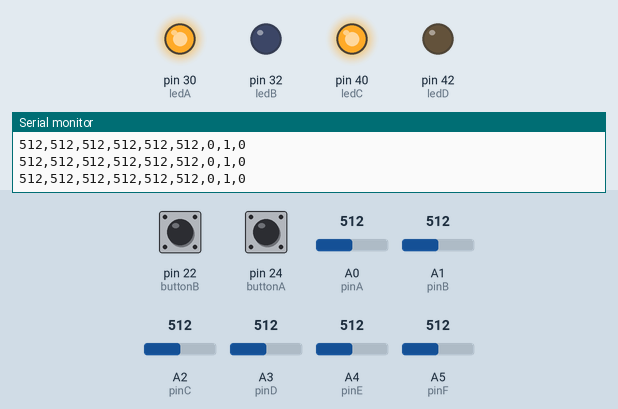
Recording of a sketch running on a simulated Arduino Mega 2560, built with avr-gcc and run on an emulated ATmega2560. Parts: output pins drawn as LEDs (lit = HIGH), the last lines printed to the serial monitor. Inputs (shaded band) come from the test bench; at power-on: pin 22 (buttonB) LOW, A0 (pinA) = 512, A1 (pinB) = 512, pin 24 (buttonA) LOW, A2 (pinC) = 512, A3 (pinD) = 512, A4 (pinE) = 512, A5 (pinF) = 512.

Above: at 1.2 s.
1.3 s: pin 22 (buttonB) pulled HIGH for 0.15 s
At 2.3 s:
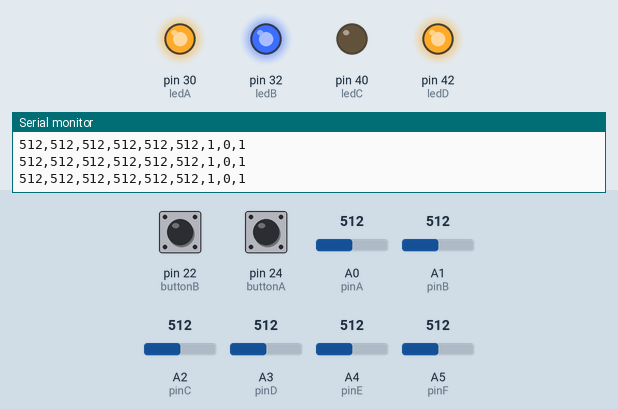
2.9 s: A0 (pinA) set to 111
4.4 s: A0 (pinA) set to 90
7.4 s: A1 (pinB) set to 107
10.4 s: A1 (pinB) set to 95
13.4 s: pin 24 (buttonA) pulled HIGH for 0.15 s
At 13.9 s:
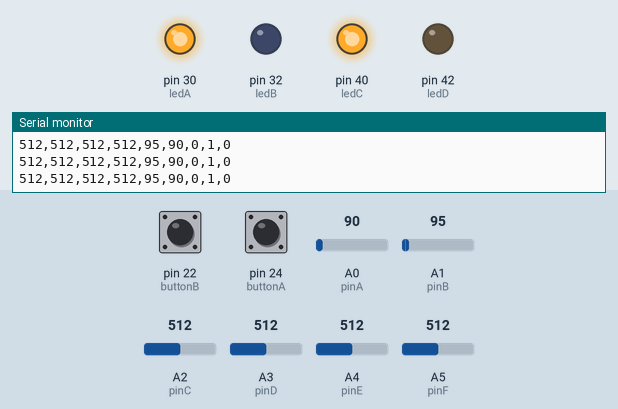
Timing chart, 0 to 16.0 s (numbered marks = the images above; inputs shaded):
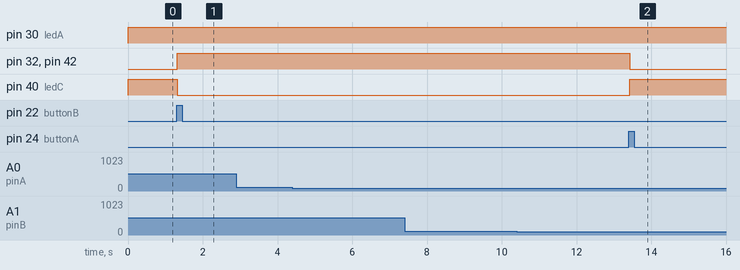

Measured:
- after the input at 1.3 s, pin 32 (ledB), pin 42 (ledD): LOW → HIGH at once; pin 40 (ledC): HIGH → LOW at once
- after the input at 13.4 s, pin 32 (ledB), pin 42 (ledD): HIGH → LOW at once; pin 40 (ledC): LOW → HIGH at once

The sketch:

Controller.ino
```cpp
int pinA = A0;
int pinB = A1;
int pinC = A2;
int pinD = A3;
int pinE = A4;
int pinF = A5;

int buttonA = 24;
int buttonB = 22;

int ledA = 30;
int ledB = 32;

int ledC = 40;
int ledD = 42;

int buttonAPrev;
int buttonBPrev;

boolean brushA = true;
boolean brushB;
boolean modeB;

void setup() {

  pinMode(buttonA, INPUT);
  pinMode(buttonB, INPUT);

  pinMode(ledA, OUTPUT);
  pinMode(ledB, OUTPUT);
  pinMode(ledC, OUTPUT);
  pinMode(ledD, OUTPUT);

  buttonAPrev = 0;
  buttonBPrev = 0;

  Serial.begin(9600);
}

void loop() {

  if (digitalRead(buttonA) > 0) {
    brushA = true;
    brushB = false;
    modeB = false;
  }

  if (digitalRead(buttonB) > 0) {
    modeB = true;
    brushA = false;
    brushB = true;
  }

  if (modeB) {
    digitalWrite(ledB, HIGH);
  } else {
    digitalWrite(ledB, LOW);
  }

  if (brushA) {
    digitalWrite(ledC, HIGH);
  } else {
    digitalWrite(ledC, LOW);
  }

  if (brushB) {
    digitalWrite(ledD, HIGH);
  } else {
    digitalWrite(ledD, LOW);
  }

  digitalWrite(ledA, HIGH);

  buttonAPrev = digitalRead(buttonA);
  buttonBPrev = digitalRead(buttonB);

  //Serial.println("a");
  Serial.print(analogRead(pinF));
  Serial.print(",");
  Serial.print(analogRead(pinE));
  Serial.print(",");
  Serial.print(analogRead(pinD));
  Serial.print(",");
  Serial.print(analogRead(pinC));
  Serial.print(",");
  Serial.print(analogRead(pinB));
  Serial.print(",");
  Serial.print(analogRead(pinA));
  Serial.print(",");
  Serial.print(modeB);
  Serial.print(",");
  Serial.print(brushA);
  Serial.print(",");
  Serial.println(brushB);

}
```
